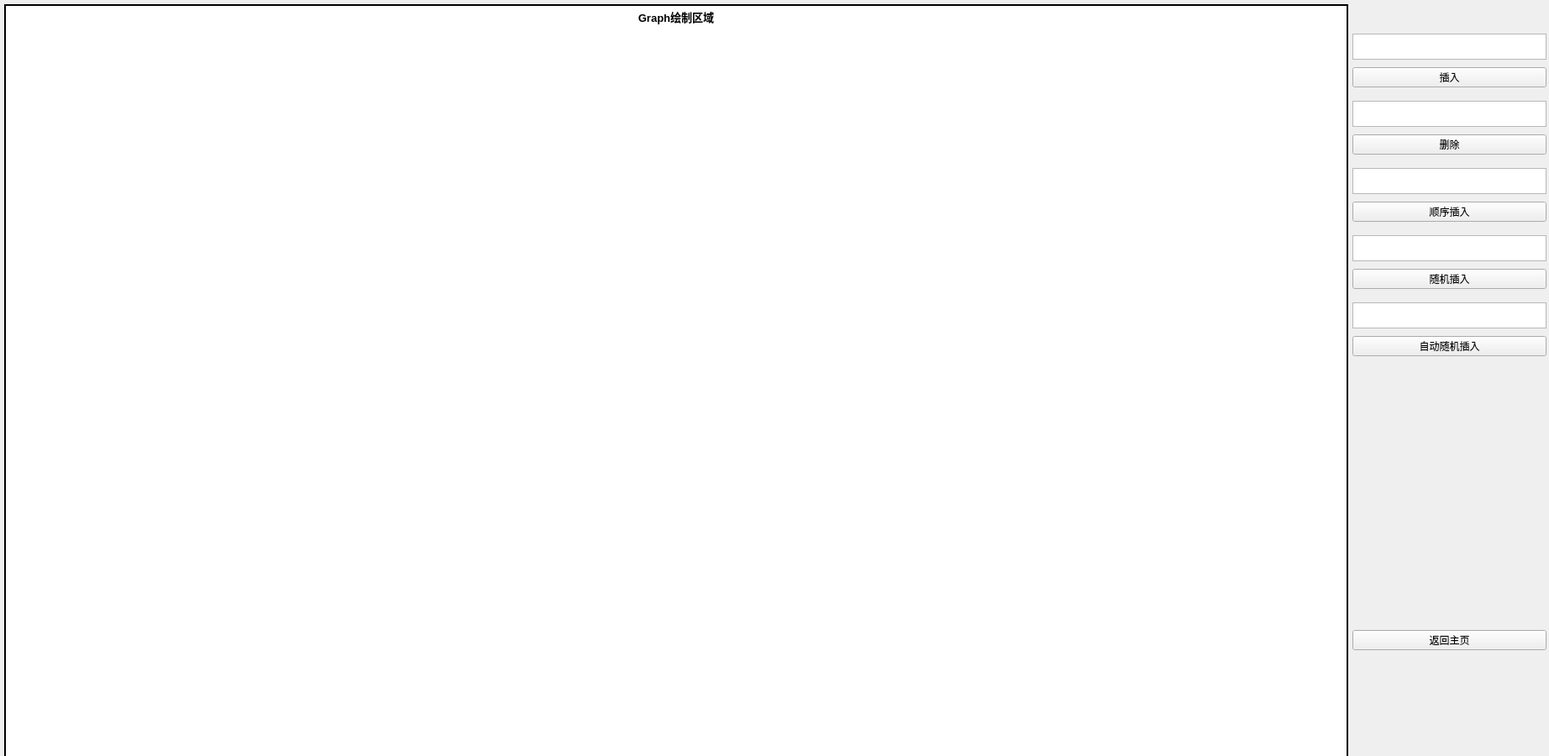
<?xml version="1.0" encoding="UTF-8"?>
<ui version="4.0">
 <class>AVLTreePage</class>
 <widget class="QWidget" name="AVLTreePage">
  <property name="geometry">
   <rect>
    <x>0</x>
    <y>0</y>
    <width>1844</width>
    <height>900</height>
   </rect>
  </property>
  <property name="sizePolicy">
   <sizepolicy hsizetype="Maximum" vsizetype="Maximum">
    <horstretch>0</horstretch>
    <verstretch>0</verstretch>
   </sizepolicy>
  </property>
  <property name="windowTitle">
   <string>AVL树实例</string>
  </property>
  <widget class="QLabel" name="AVLzjspng">
   <property name="geometry">
    <rect>
     <x>5</x>
     <y>5</y>
     <width>1600</width>
     <height>1080</height>
    </rect>
   </property>
   <property name="cursor">
    <cursorShape>CrossCursor</cursorShape>
   </property>
   <property name="styleSheet">
    <string notr="true">border:2px solid black; background-color:white</string>
   </property>
   <property name="text">
    <string>&lt;html&gt;&lt;head/&gt;&lt;body&gt;&lt;p align=&quot;center&quot;&gt;&lt;span style=&quot; font-size:10pt; font-weight:600;&quot;&gt;Graph绘制区域&lt;/span&gt;&lt;/p&gt;&lt;/body&gt;&lt;/html&gt;</string>
   </property>
   <property name="textFormat">
    <enum>Qt::AutoText</enum>
   </property>
   <property name="alignment">
    <set>Qt::AlignHCenter|Qt::AlignTop</set>
   </property>
  </widget>
  <widget class="QPushButton" name="AVLinsert">
   <property name="geometry">
    <rect>
     <x>1610</x>
     <y>80</y>
     <width>231</width>
     <height>24</height>
    </rect>
   </property>
   <property name="text">
    <string>插入</string>
   </property>
  </widget>
  <widget class="QTextEdit" name="AVLinputInsertPair">
   <property name="geometry">
    <rect>
     <x>1610</x>
     <y>40</y>
     <width>231</width>
     <height>31</height>
    </rect>
   </property>
  </widget>
  <widget class="QPushButton" name="AVLerase">
   <property name="geometry">
    <rect>
     <x>1610</x>
     <y>160</y>
     <width>231</width>
     <height>24</height>
    </rect>
   </property>
   <property name="text">
    <string>删除</string>
   </property>
  </widget>
  <widget class="QTextEdit" name="AVLinputEraseKey">
   <property name="geometry">
    <rect>
     <x>1610</x>
     <y>120</y>
     <width>231</width>
     <height>31</height>
    </rect>
   </property>
  </widget>
  <widget class="QTextEdit" name="AVLinput_shunxucharu">
   <property name="geometry">
    <rect>
     <x>1610</x>
     <y>200</y>
     <width>231</width>
     <height>31</height>
    </rect>
   </property>
  </widget>
  <widget class="QPushButton" name="AVLshunxucharu">
   <property name="geometry">
    <rect>
     <x>1610</x>
     <y>240</y>
     <width>231</width>
     <height>24</height>
    </rect>
   </property>
   <property name="text">
    <string>顺序插入</string>
   </property>
  </widget>
  <widget class="QTextEdit" name="AVLinput_suijicharu">
   <property name="geometry">
    <rect>
     <x>1610</x>
     <y>280</y>
     <width>231</width>
     <height>31</height>
    </rect>
   </property>
  </widget>
  <widget class="QPushButton" name="AVLsuijicharu">
   <property name="geometry">
    <rect>
     <x>1610</x>
     <y>320</y>
     <width>231</width>
     <height>24</height>
    </rect>
   </property>
   <property name="text">
    <string>随机插入</string>
   </property>
  </widget>
  <widget class="QTextEdit" name="AVLinput_zidongsuijicharu">
   <property name="geometry">
    <rect>
     <x>1610</x>
     <y>360</y>
     <width>231</width>
     <height>31</height>
    </rect>
   </property>
  </widget>
  <widget class="QPushButton" name="AVLzidongsuijicharu">
   <property name="geometry">
    <rect>
     <x>1610</x>
     <y>400</y>
     <width>231</width>
     <height>24</height>
    </rect>
   </property>
   <property name="text">
    <string>自动随机插入</string>
   </property>
  </widget>
  <widget class="QPushButton" name="AVLfanhuizhuye">
   <property name="geometry">
    <rect>
     <x>1610</x>
     <y>750</y>
     <width>231</width>
     <height>24</height>
    </rect>
   </property>
   <property name="text">
    <string>返回主页</string>
   </property>
  </widget>
 </widget>
 <resources/>
 <connections/>
</ui>
